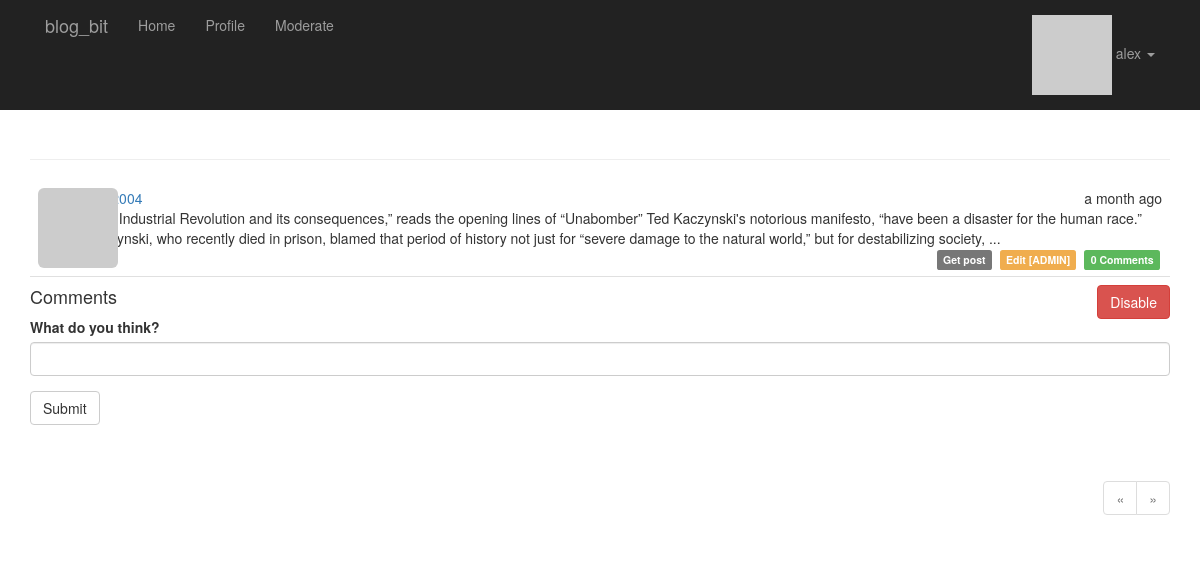
The app's page /post/2 (signed in) with its own data.
### app/models/user.py (models this page shows, shortened)
class User(db.Model, UserMixin):
    id = db.Column(db.Integer, primary_key=True)
    username = db.Column(db.String(64), unique=True, index=True)
    name = db.Column(db.String(64))
    about_me = db.Column(db.Text())
    member_since = db.Column(db.DateTime(), default=datetime.utcnow)
    last_seen = db.Column(db.DateTime(), default=datetime.utcnow)
    email = db.Column(db.String(64), unique=True, index=True)
    password_hash = db.Column(db.String(128))
    pfp_hash = db.Column(db.String(32))
    confirmed = db.Column(db.Boolean, default=False)
    role_id = db.Column(db.Integer, db.ForeignKey('role.id'))
    posts = db.relationship('Post', backref='author', lazy='dynamic')
    comments = db.relationship('Comment', backref='author', lazy='dynamic')
    likes = db.relationship('Like', backref='user', lazy='dynamic')
    followed = db.relationship(
        'Follow',
        foreign_keys=[Follow.follower_id],
        backref=db.backref('follower', lazy='joined'),
        lazy='dynamic',
        cascade='all, delete-orphan'
    )
    followers = db.relationship(
        'Follow',
        foreign_keys=[Follow.followed_id],
        backref=db.backref('followed', lazy='joined'),
        lazy='dynamic',
        cascade='all, delete-orphan'
    )
    @property
    def password(self):
        raise AttributeError('Password is not a readable attribute!')
    def can(self, perm):
        return self.role is not None and self.role.has_permission(perm)
    def is_administrator(self):
        return self.can(Permission.ADMIN)
    def is_mod(self):
        return self.can(Permission.MODERATE)
    def ping(self):
        self.last_seen = datetime.utcnow()
        db.session.add(self)
        db.session.commit()
    def get_pfp(self, size=100, image_gen='retro'):
        url = 'https://secure.gravatar.com/avatar'
        return f'{url}/{self.pfp_hash}?s={size}&d={image_gen}&r=g'
    def is_liking(self, post):
        return self.likes.filter_by(post_id=post.id).first() is not None

### app/models/post.py (models this page shows, shortened)
class Post(db.Model):
    id = db.Column(db.Integer, primary_key=True)
    body = db.Column(db.Text)
    body_html = db.Column(db.Text)
    disabled = db.Column(db.Boolean, default=False)
    timestamp = db.Column(db.DateTime, default=datetime.utcnow)
    author_id = db.Column(db.Integer, db.ForeignKey('user.id'))
    comments = db.relationship('Comment', backref='post', lazy='dynamic')
    likes = db.relationship('Like', backref='post', lazy='dynamic')

### app/main/post_views.py (the view, shortened to what this page needs)
@main.route('/post/<int:id>', methods=['GET', 'POST'])
def post(id):
    post = Post.query.get_or_404(id)
    form = CommentForm()
    page = request.args.get('page', 1, type=int)
    pagination = post.comments.order_by(Comment.timestamp.desc()).paginate(
        page=page,
        per_page=current_app.config['COMMENTS_PER_PAGE']
    )
    comments = pagination.items
    return render_template('main/post.html', posts=[post], form=form, comments=comments, pagination=pagination)

### app/main/forms.py
class CommentForm(FlaskForm):
    body = StringField('What do you think?', validators=[vl.DataRequired()])
    submit = SubmitField('Submit')

### app/auth/views.py (called while the page is built)
@auth.before_app_request
def before_request():
    current_user = flask_login.current_user
    if current_user.is_authenticated:
        current_user.ping()  # updating user last time seen property
        if not current_user.confirmed \
                and flask.request.blueprint != 'auth' \
                and flask.request.endpoint != 'static':
            return flask.redirect(flask.url_for('auth.unconfirmed'))

### app/login.py (called while the page is built)
@login_manager.user_loader
def load_user(user_id):
    return User.query.get(int(user_id))

### app/models/role.py (called while the page is built)
    def has_permission(self, perm):
        return self.permissions & perm == perm

### blog_bit.py (called while the page is built)
@app.context_processor
def inject_permissions():
    return dict(Permission=Permission)  # to use permission in templates

### app/templates/main/post.html (shortened to what this page needs)
{% extends 'base.html' %}
{% import 'main/components/_pagination_macros.html' as page_macros %}
{% import 'bootstrap/wtf.html' as wtf %}
{% block page_content %}
    {% set post = posts[0] %}
    {% set post_page = True %}
    {% include 'main/components/_posts.html' %}
    {% if current_user.is_mod() %}
        <div class="post-disable">
            {% if post.disabled %}
                <a class="btn btn-default"
                   href={{ url_for('main.moderate_post_enable', id=post.id) }}>
                    Enable
                </a>
            {% else %}
                <a class="btn btn-danger"
                   href={{ url_for('main.moderate_post_disable', id=post.id) }}>
                    Disable
                </a>
            {% endif %}
        </div>
    {% endif %}
    <h4>Comments</h4>
    {% if current_user.can(Permission.COMMENT) %}
        {{ wtf.quick_form(form) }}
    {% endif %}
    <div class="pagination">
        {{ page_macros.pagination_widget(pagination, endpoint='main.post', id=post.id) }}
    </div>
{% endblock %}

### app/templates/base.html (shortened to what this page needs)
{% extends 'bootstrap/base.html' %}
{% block head %}
    {{ super() }}
    <link rel="stylesheet" type="text/css" href="{{ url_for('static', filename='styles.css') }}">
{% endblock %}
{% block navbar %}
    <div class="navbar-inverse">
        <div class="container">
            <div class="navbar-header">
                <a class="navbar-brand" href={{ url_for('main.welcome') }}>blog_bit</a>
            </div>
            <div class="navbar-collapse collapse">
                <ul class="nav navbar-nav">
                    <li><a href={{ url_for('main.welcome') }}>Home</a></li>
                    {% if current_user.is_authenticated %}
                        <li><a href={{ url_for('main.profile', username=current_user.username) }}>Profile</a></li>
                    {% endif %}
                    {% if current_user.can(Permission.MODERATE) %}
                        <li><a href={{ url_for('main.moderate') }}>Moderate</a></li>
                    {% endif %}
                </ul>
                <ul class="nav navbar-nav navbar-right">
                    {% if current_user.is_authenticated %}
                        <li class="dropdown">
                            <a href="#" class="dropdown-toggle" data-toggle="dropdown">
                                <img src="{{ current_user.get_pfp(size=16) }}" alt="{{ current_user.username }} profile picture">
                                {{ current_user.username }}
                                <b class="caret"></b>
                            </a>
                        </li>
                    {% else %}
                        <li><a href={{ url_for('auth.login') }}>Login</a></li>
                    {% endif %}
                </ul>
            </div>
        </div>
    </div>
{% endblock %}
{% block content %}
    <div class="container">
        <div class="page-header">
        </div>
        {% block page_content %}{% endblock %}
    </div>
{% endblock %}

### app/templates/main/components/_posts.html (shortened to what this page needs)
<ul class="posts">
    {% for post in posts %}
        <li class="post">
            <div class="profile-thumbnail">
                <a href="{{ url_for('main.profile', username=post.author.username) }}">
                    <img class="img-rounded profile-thumbnail"
                         src="{{ post.author.get_pfp(size=40) }}"
                         alt="{{ post.author.username }} profile picture">
                </a>
            </div>
            <div class="post-date">{{ moment(post.timestamp).fromNow() }}</div>
            <div class="post-author">
                <a href="{{ url_for('main.profile', username=post.author.username) }}">
                </a>
            </div>
            <div class="post-content">
                {% if current_user.is_mod() or not post.disabled %}
                    {% if post.body_html %}
                        {{ post.body_html | safe }}
                    {% else %}
                        {{ post.body }}
                    {% endif %}
                {% endif %}
                <div class="post-footer">
                    <a href="{{ url_for('main.post', id=post.id) }}">
                        <span class="label label-default">Get post</span>
                    </a>
                    {% if current_user == post.author %}
                        <a href="{{ url_for('main.edit_post', id=post.id) }}">
                            <span class="label label-info">Edit</span>
                        </a>
                    {% elif current_user.is_administrator() %}
                        <a href="{{ url_for('main.edit_post', id=post.id) }}">
                            <span class="label label-warning">Edit [ADMIN]</span>
                        </a>
                    {% endif %}
                    <a href="{{ url_for('main.post', id=post.id) }}#comments">
                        <span class="label label-success">{{ post.comments.count() }} Comments</span>
                    </a>
                </div>
            </div>
        </li>
    {% endfor %}
</ul>

### app/static/styles.css (style rules this page uses)
.profile-thumbnail { position: absolute; }
ul.posts { list-style-type: none; padding: 0px; margin: 16px 0px 0px 0px; }
ul.posts li.post { padding: 8px; border-bottom: 1px solid #e0e0e0; }
div.post-date { float: right; }
div.post-disable { margin-top: 8px; float: right; }
div.post-author { margin-left: 48px; }
div.post-content { margin-left: 48px; min-height: 48px; }
div.post-footer { text-align: right; }
div.post-footer * { margin-left: 2px; }
div.pagination { float: right; }

### records on screen
User: username "alex"
Post: timestamp "a month ago", body "“The Industrial Revolution and its consequences,” reads the opening lines of “Unabomber” Ted Kaczynski's notorious manifesto, “have been a disaster for the human race.” Kaczynski, who recently died in prison, blamed that period of history not just for “severe damage to the natural world,” but for destabilizing society, ...", comments.count "0"
